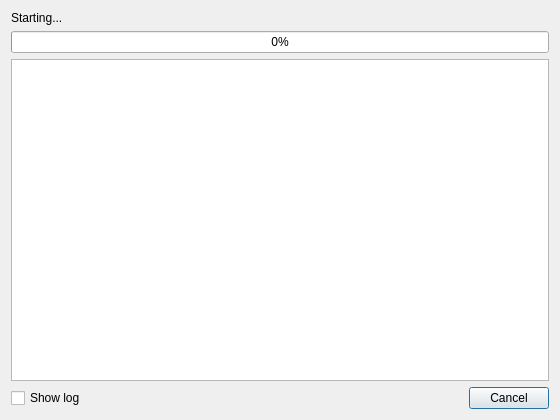
<?xml version="1.0" encoding="UTF-8"?>
<ui version="4.0">
 <class>ProgressDialog</class>
 <widget class="QDialog" name="ProgressDialog">
  <property name="geometry">
   <rect>
    <x>0</x>
    <y>0</y>
    <width>560</width>
    <height>420</height>
   </rect>
  </property>
  <property name="minimumSize">
   <size>
    <width>480</width>
    <height>320</height>
   </size>
  </property>
  <property name="windowTitle">
   <string>Working...</string>
  </property>
  <layout class="QVBoxLayout" name="verticalLayout">
   <item>
    <widget class="QLabel" name="statusLabel">
     <property name="sizePolicy">
      <sizepolicy hsizetype="Preferred" vsizetype="Preferred">
       <horstretch>0</horstretch>
       <verstretch>0</verstretch>
      </sizepolicy>
     </property>
     <property name="text">
      <string>Starting...</string>
     </property>
    </widget>
   </item>
   <item>
    <widget class="QProgressBar" name="progressBar">
     <property name="value">
      <number>0</number>
     </property>
    </widget>
   </item>
   <item>
    <widget class="QPlainTextEdit" name="outputText">
     <property name="readOnly">
      <bool>true</bool>
     </property>
    </widget>
   </item>
   <item>
    <layout class="QHBoxLayout" name="buttonLayout">
     <item>
      <widget class="QCheckBox" name="showLogCheckBox">
       <property name="text">
        <string>Show log</string>
       </property>
      </widget>
     </item>
     <item>
      <spacer name="horizontalSpacer">
       <property name="orientation">
        <enum>Qt::Horizontal</enum>
       </property>
       <property name="sizeHint" stdset="0">
        <size>
         <width>40</width>
         <height>20</height>
        </size>
       </property>
      </spacer>
     </item>
     <item>
      <widget class="QPushButton" name="closeButton">
       <property name="text">
        <string>Cancel</string>
       </property>
      </widget>
     </item>
    </layout>
   </item>
  </layout>
 </widget>
 <resources/>
 <connections/>
</ui>
